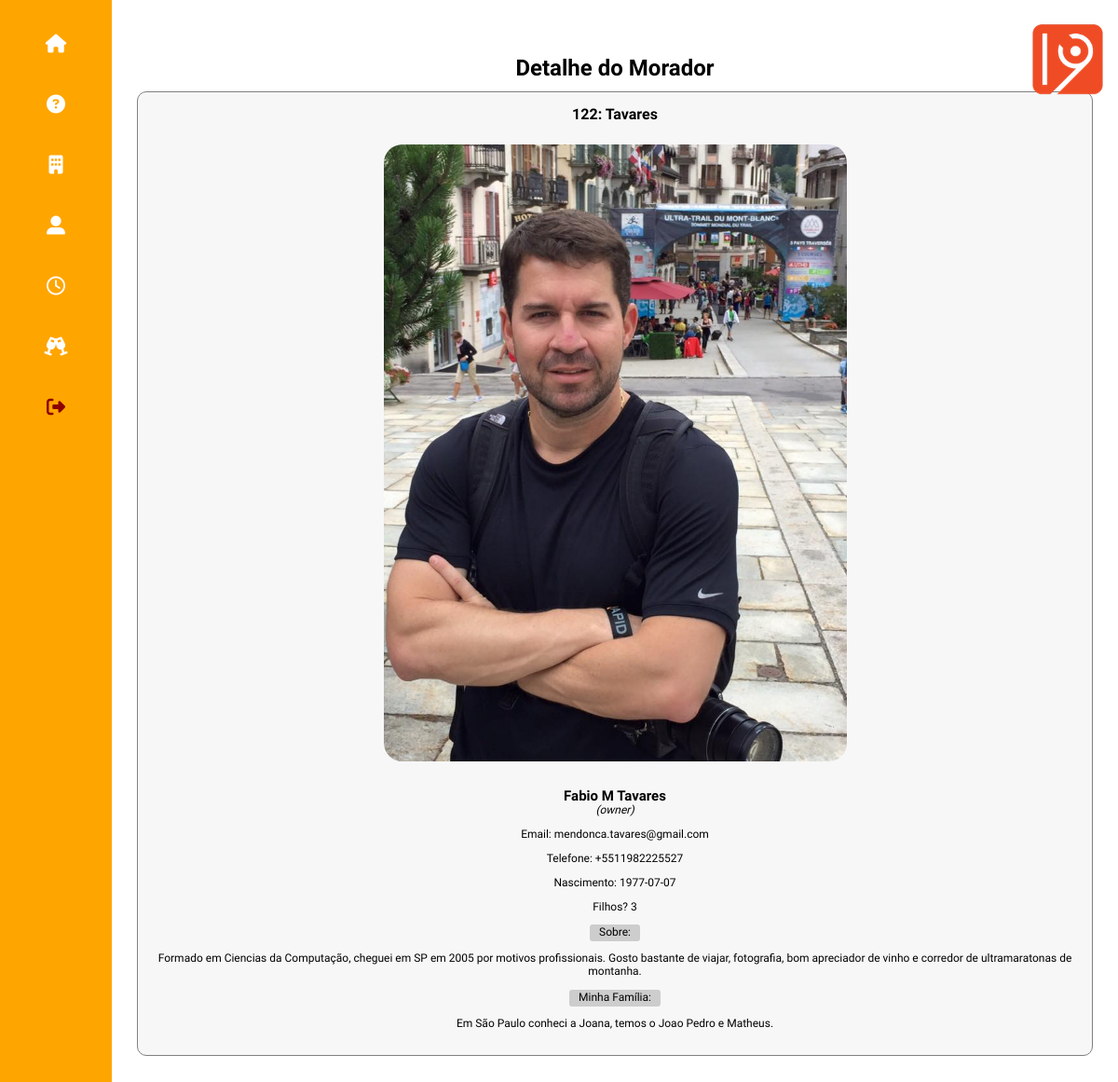
Screenshot of /detalha_apartamento?id=16 (signed in) with the database file from the repository.
### tables this page shows
CREATE TABLE 'condominio_moradores' 
    ('id' INTEGER PRIMARY KEY AUTOINCREMENT, 
     'andar' INTEGER NOT NULL, 
     'apto' INTEGER NOT NULL, 
     'nome'  VARCHAR NOT NULL , 
     'apelido' VARCHAR NOT NULL, 
     'email' VARCHAR, 
     'telefone' VARCHAR, 
     'senha'  VARCHAR NOT NULL, 
     'nascimento' DATETIME, 
     'sobre_voce' VARCHAR,
     'sobre_familia' VARCHAR,    
     'tipo' VARCHAR NOT NULL,
     'status' VARCHAR default 'block',
     'foto' VARCHAR,
     'filhos' integer,
     'admin' VARCHAR default 'n'
    );

### app.py (the view)
@app.route('/detalha_apartamento', methods=['POST', 'GET'])
def detalha_apartamento():
    db = get_db()
    if 'user' in session:
        user = session['user']
        admin = session['admin']
        v_id = request.args.get('id')
        cur = db.execute('select andar, apto, nome, apelido, email, telefone, nascimento, sobre_voce, sobre_familia, tipo, filhos,foto from condominio_moradores where id = ?',[v_id])
        r_detalha = cur.fetchone()
        return render_template('condominio_detalha_morador.html', r_detalha = r_detalha, user=user, admin=admin)
    else:
        return 'Precisa estar logado'

### app.py (called while the page is built)
def connect_db():
    sql = sqlite3.connect('/Users/fabio/flask/condominio.db')
    sql.row_factory = sqlite3.Row
    return sql

def get_db():
    if not hasattr(g, 'sqlite3'):
        g.sqlite_db = connect_db()
    return  g.sqlite_db

### templates/condominio_detalha_morador.html (shortened to what this page needs)
<!doctype html>
{% from "condominio_menu.html" import condominio_menu %}
<html lang="pt-br">
<head>
    <link rel="stylesheet" href="../static/css/normalize.css">
    <link rel="stylesheet" href="https://use.fontawesome.com/releases/v5.0.13/css/all.css">
    <link rel="stylesheet" href="../static/css/estilo_gincana.css">
</head>
<body>
    <header class="topo-pagina">
        {% block condominio_menu %}
            {{ condominio_menu(user,admin) }}
        {% endblock %}
        <p class="logo"><img src="../static/images/one9.webp" /></p>
    </header>
    <main class="bloco-principal">
        <h1>Detalhe do Morador</h1>
            <div class="bloco-p1-morador">
                <span class="f-titulo-morador-a"> {{ r_detalha['andar'] ~ r_detalha['apto'] }}:  </span>
                <span class="f-titulo-morador-b"> {{ r_detalha['apelido'] }} </span>
                <p class="f-img-morador"><img src="../static/imagens/{{ r_detalha['foto'] }}" /></p>
                <p class="f-nome-morador"> {{ r_detalha['nome'] }} </p>
                <p class="f-proprietario-morador"> ({{ r_detalha['tipo'] }}) </p>
                <p> Email: {{ r_detalha['email'] }} </p>
                <p> Telefone: {{ r_detalha['telefone'] }} </p>
                <p> Nascimento: {{ r_detalha['nascimento'] }} </p>
                <p> Filhos? {{ r_detalha['filhos'] }} </p>
                <p class="f-morador-sobre"> Sobre: </p>
                <p> {{ r_detalha['sobre_voce'] }} </p>
                <p class="f-morador-sobre"> Minha Família: </p>
                <p> {{ r_detalha['sobre_familia'] }} </p>
            </div>
    </main>
</body>
</html>

### templates/condominio_menu.html (shortened to what this page needs)
{% macro condominio_menu(user,admin) %}
<ul class="menu-principal">
    {% if user and admin != 'y' %}
        <li> <a href="/"><i class="fas fa-home"></i></a></li>
        <li> <a href="/cond_enquete"><i class="fas fa-question-circle"></i></a></li>
        <li> <a href="/lista_predio"><i class="fas fa-building"></i></a></li>
        <li> <a href="/atualiza_morador"><i class="fas fa-user-alt"></i></a></li>
        <li> <a href="/cond_agendar_visita"><i class="far fa-clock"></i></a></li>
        <li> <a href="/cond_agendar_salao"><i class="fas fa-glass-cheers"></i></a></li>
        <li> <a href="/logout"><i class="fas fa-sign-out-alt" style="color:darkred"></i> </a></li>
    {% endif %}
</ul>
{% endmacro %}

### static/css/estilo_gincana.css (style rules this page uses)
.topo-pagina { position: fixed; top: 0; left: 0; background-color: orange; margin: 0; height: 100%; width: 10%; box-sizing: border-box; padding-top: 3%; font-size: 20px; }
.menu-principal { list-style: none; margin: 0; padding: 0; color: white; text-decoration: none; }
.menu-principal a { text-decoration: none; color: white; }
.menu-principal li { padding-bottom: 35%; text-align: center; }
.logo img { position: fixed; right: 1%; top: 2%; width: 7%; }
.bloco-principal { width: 90%; margin: 5% 5% 5% 10%; text-align: center; font-family: 'Ubuntu', sans-serif; font-size: 12px; }
@media screen and (min-width: 400px) { .bloco-principal { width: 90%; margin: 5% 5% 5% 10%; text-align: center; font-family: 'Ubuntu', sans-serif; font-size: 12px; } }
.bloco-principal img { width: 50% }
.bloco-principal h1 { margin-bottom: 1%; }
.bloco-p1-morador { border: 1px solid grey; border-radius: 10px; background: rgba(229, 228, 228, 0.3); margin: 10px auto; width: 95%; height: auto; padding: 15px 15px 15px 15px; box-sizing: border-box; }
.f-titulo-morador-a { margin-top: 10px; font-weight: 600; font-size: 16px; }
.f-titulo-morador-b { font-weight: 600; font-size: 16px; }
.f-img-morador img { border-radius: 20px; margin-top: 10px; margin-bottom: 10px; max-width:50%; }
.f-morador-sobre { background: #cecdcd; display: inline-block; border-radius: 3px; padding: 2px 10px 2px 10px; margin: 0px; }
.f-nome-morador { font-size: 15px; font-weight: 600; margin-bottom: 0px; padding-bottom: 0px; }
.f-proprietario-morador { margin: 0px; font-style: italic; }

### rows the page displays
condominio_moradores: andar+apto "122", apelido "Tavares", foto (picture), nome "Fabio M Tavares", tipo "owner", email "mendonca.tavares@gmail.com", telefone "+5511982225527", nascimento "1977-07-07", filhos "3", sobre_voce "Formado em Ciencias da Computação, cheguei em SP em 2005 por motivos profissionais. Gosto bastante de viajar, fotografia, bom apreciador de vinho e corredor de ultramaratonas de montanha.", sobre_familia "Em São Paulo conheci a Joana, temos o Joao Pedro e Matheus."
